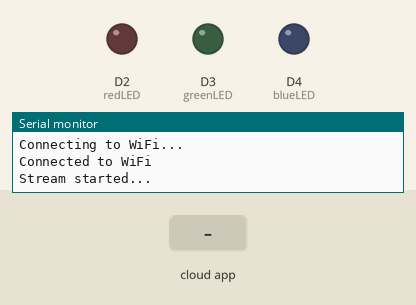
A sketch run on a simulated Arduino MKR. On the bench: output pins drawn as LEDs (lit = HIGH), the last lines printed to the serial monitor. Inputs (shaded band) come from the test bench. WiFi joins after 1.5 s; servers stay silent unless stated.

Above: at 2.8 s.
2.9 s: the phone or cloud app sets Red to 1
At 3.6 s:
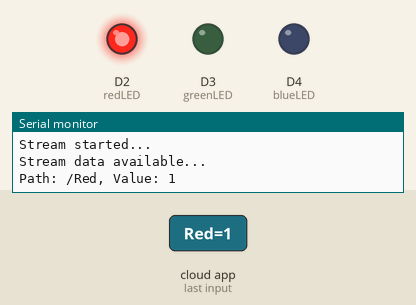
4.4 s: the phone or cloud app sets Green to 1
At 4.8 s:
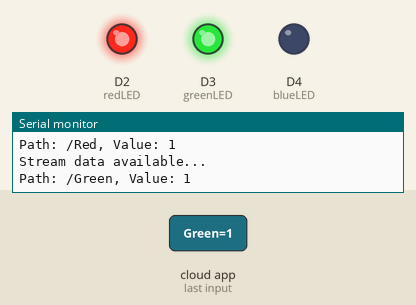
5.9 s: the phone or cloud app sets Blue to 1
At 7.1 s:
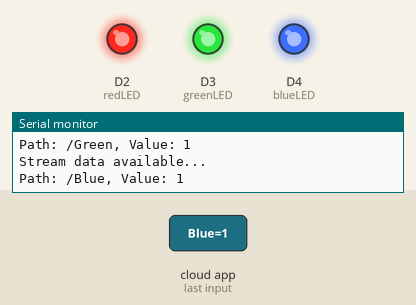
7.4 s: the phone or cloud app sets Red to 0
At 8.3 s:
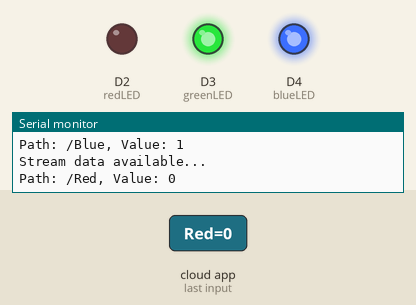
8.9 s: the phone or cloud app sets Green to 0
At 9.4 s:
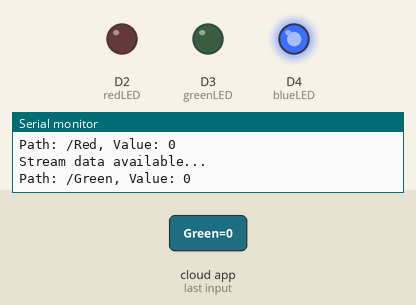
10.4 s: the phone or cloud app sets Red to 1
At 11.7 s:
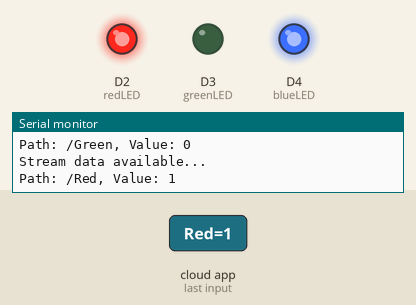
Timing chart, 0 to 12.9 s (numbered marks = the images above; inputs shaded):
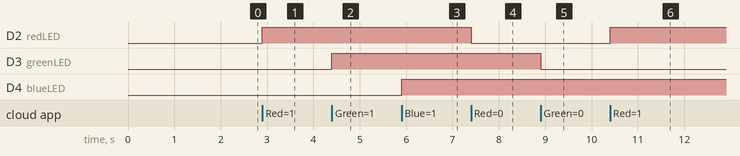

The sketch:

ArduinoFirebase.ino
```cpp
#include <WiFiNINA.h>
#include <FirebaseESP32.h>

// Firebase credentials
#define FIREBASE_HOST "traffic-light-s223130154-default-rtdb.asia-southeast1.firebasedatabase.app"
#define FIREBASE_AUTH "........................" // Have changed it for security

// WiFi credentials
#define WIFI_SSID "SHIVJI"
#define WIFI_PASSWORD "Dreams11"

// LED pins
const int redLED = 2;
const int greenLED = 3;
const int blueLED = 4;

// Firebase objects
FirebaseData firebaseData;
FirebaseConfig config;
FirebaseAuth auth;

// WiFi reconnection parameters
unsigned long lastReconnectAttempt = 0;
const unsigned long reconnectInterval = 5000; // 5 seconds

void setup() {
  Serial.begin(9600);  // Set baud rate to 9600

  connectToWiFi();
  initializeFirebase();

  pinMode(redLED, OUTPUT);
  pinMode(greenLED, OUTPUT);
  pinMode(blueLED, OUTPUT);

  // Listen for changes in Firebase
  if (!Firebase.beginStream(firebaseData, "/LEDcolor")) {
    Serial.println("Failed to begin stream");
    Serial.println("REASON: " + firebaseData.errorReason());
  } else {
    Serial.println("Stream started...");
  }
}

void loop() {
  if (WiFi.status() != WL_CONNECTED) {
    reconnectWiFi();
  }

  if (!Firebase.readStream(firebaseData)) {
    Serial.println("Stream read failed: " + firebaseData.errorReason());
  } else if (firebaseData.streamAvailable()) {
    Serial.println("Stream data available...");
    handleStreamData(firebaseData);
  }
}

void connectToWiFi() {
  Serial.println("Connecting to WiFi...");
  WiFi.begin(WIFI_SSID, WIFI_PASSWORD);
  while (WiFi.status() != WL_CONNECTED) {
    delay(1000);
    Serial.print(".");
  }
  Serial.println("Connected to WiFi");
}

void reconnectWiFi() {
  unsigned long currentMillis = millis();
  if (currentMillis - lastReconnectAttempt >= reconnectInterval) {
    lastReconnectAttempt = currentMillis;
    Serial.println("Reconnecting to WiFi...");
    WiFi.disconnect();
    WiFi.begin(WIFI_SSID, WIFI_PASSWORD);
    if (WiFi.status() == WL_CONNECTED) {
      Serial.println("Reconnected to WiFi");
    } else {
      Serial.println("Failed to reconnect to WiFi");
    }
  }
}

void initializeFirebase() {
  // Initialize Firebase
  config.host = FIREBASE_HOST;
  config.signer.tokens.legacy_token = FIREBASE_AUTH;

  Firebase.begin(&config, &auth);
  Firebase.reconnectWiFi(true);
}

void handleStreamData(FirebaseData &data) {
  String path = data.dataPath();
  bool state = data.boolData();

  Serial.print("Path: ");
  Serial.print(path);
  Serial.print(", Value: ");
  Serial.println(state);

  if (path == "/Red") {
    digitalWrite(redLED, state ? HIGH : LOW);
  } else if (path == "/Green") {
    digitalWrite(greenLED, state ? HIGH : LOW);
  } else if (path == "/Blue") {
    digitalWrite(blueLED, state ? HIGH : LOW);
  }
}
```

Measured:
- after the input at 2.9 s, D2 (redLED): LOW → HIGH at once
- after the input at 4.4 s, D3 (greenLED): LOW → HIGH at once
- after the input at 5.9 s, D4 (blueLED): LOW → HIGH at once
- after the input at 7.4 s, D2 (redLED): HIGH → LOW at once
- after the input at 8.9 s, D3 (greenLED): HIGH → LOW at once
- after the input at 10.4 s, D2 (redLED): LOW → HIGH at once
